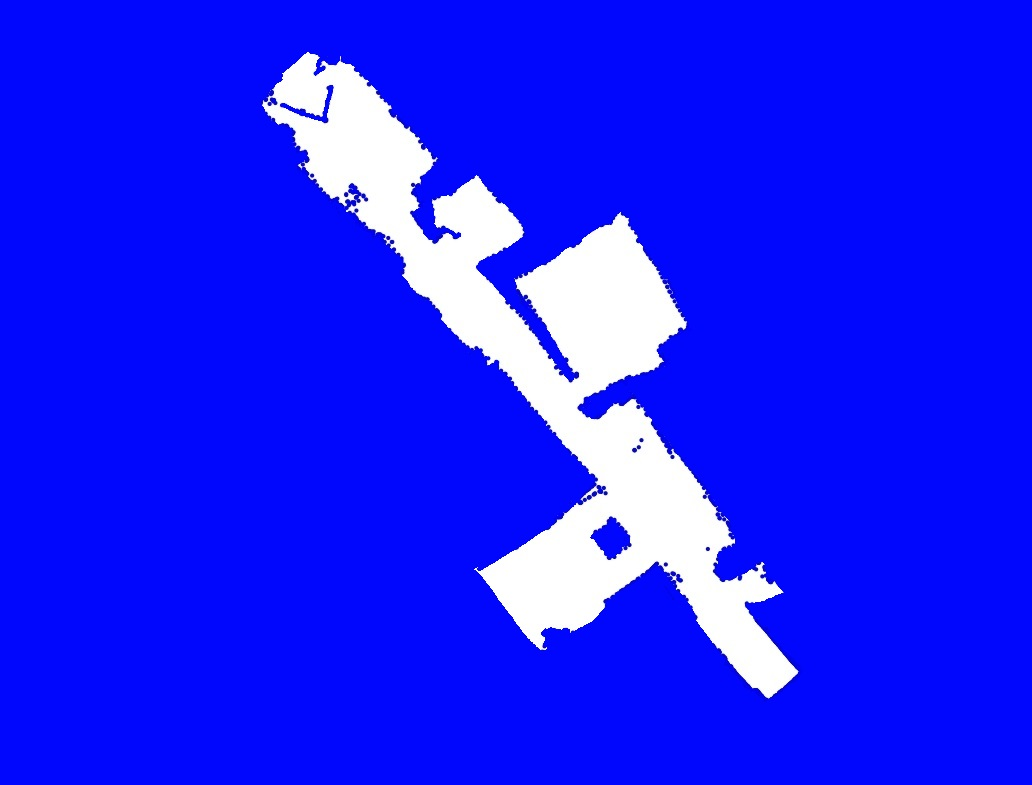
#> input picture Python/ICP/Corrected_optimized_colored.png, 1032 x 785 px, found by its file name
$ python brushfire.py
#> lines starting #> are read from the running program, lines starting #| are printed output that depends on the picture; after the words box and inside, x2 and y2 are one past the last pixel; in counts of white or black regions, pixels touching at a corner belong together
### Python/brushfire/brushfire_metohds.py
import cv2
import numpy

def BrushfireAlgorithmGrayScale(imgPath, intensityChange):
    # Setup images
#> called with intensityChange = 3
    oriImage=cv2.imread(imgPath, cv2.IMREAD_GRAYSCALE) # Read the file
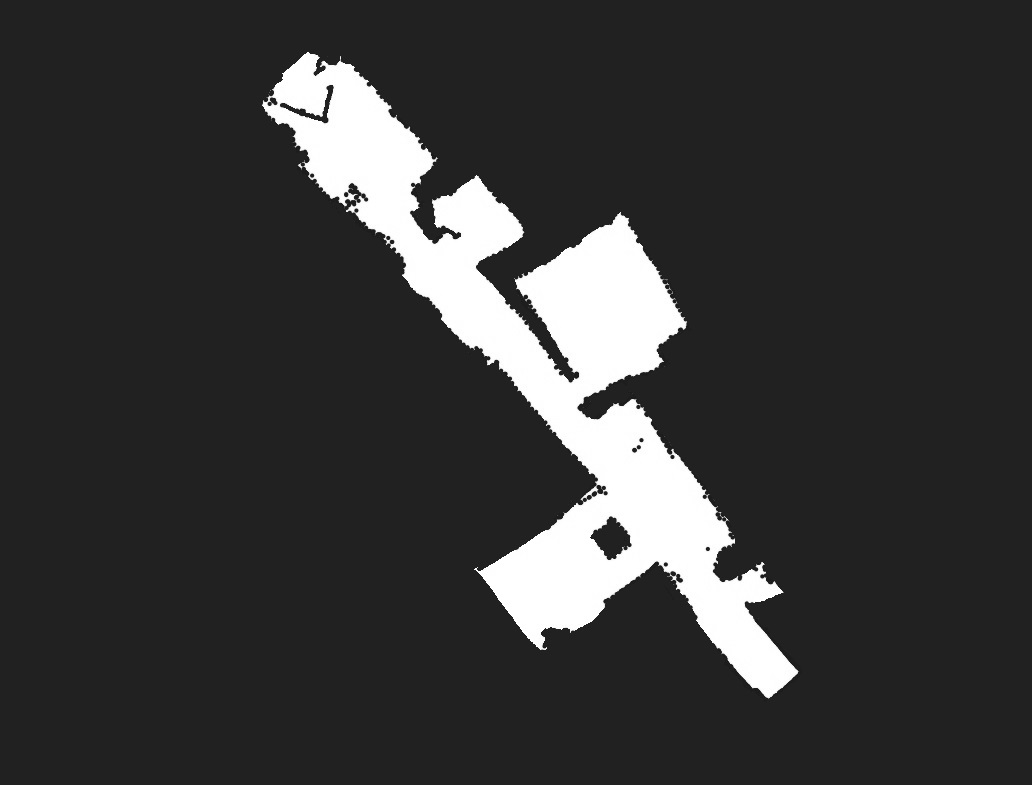
#> oriImage: shape (785, 1032); min 17, max 255, mean 56.3

    image = oriImage.copy()

    # Create multiple images to draw both forward and backwards iteration aswell as the final brushfire image.
    brushfireImage = image.copy()

    # Add variables for reduced namoing in the nested forloops.
    cols, rows = brushfireImage.shape[:2]
#> cols = 785; rows = 1032
    cols = cols - 1
#> cols = 784
    rows = rows - 1
#> rows = 1031

    for i in range(1,cols):
        for j in range(1, rows):
            if brushfireImage[i,j] < 34:
                brushfireImage[i,j] = 0
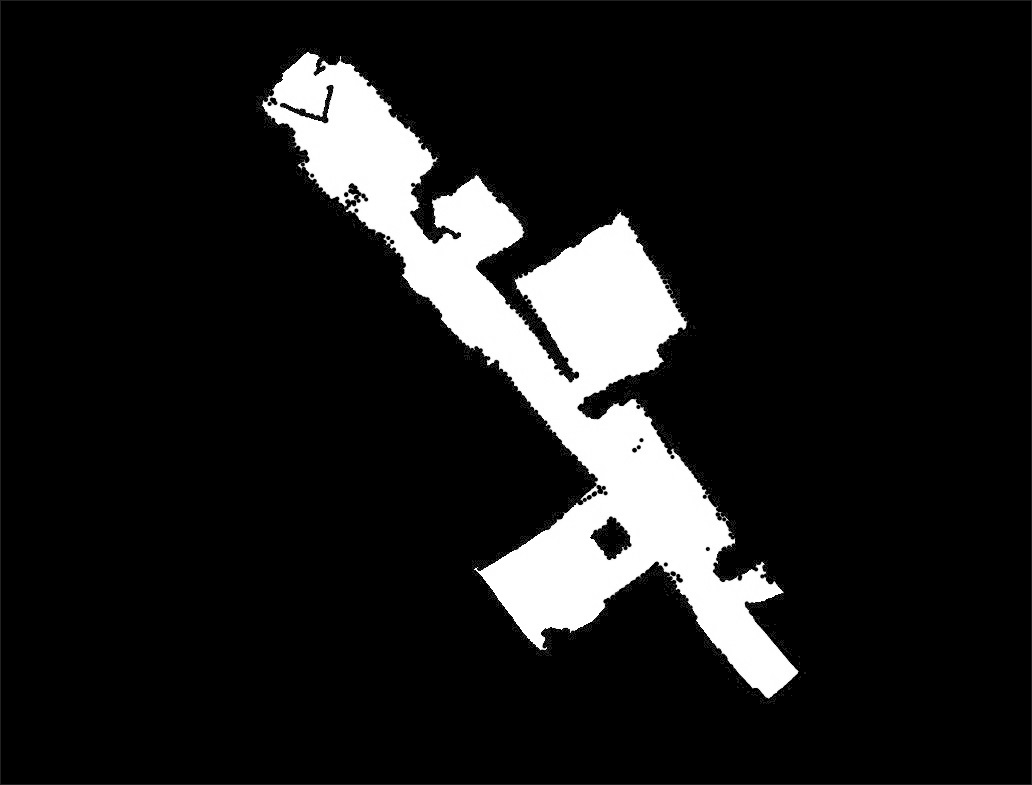
#> brushfireImage: shape (785, 1032); min 0, max 255, mean 27.2

    #// Brushfire image
    for i in range(1,cols):
        for j in range(1, rows):
            left = False
            up = False
            right = False
            down = False
            present_val_fwd = brushfireImage[i,j]
            present_val_bcwd = brushfireImage[cols - i, rows - j]
            left_val = brushfireImage[i - 1,j]
            up_val = brushfireImage[i,j - 1]
            right_val = brushfireImage[cols - i + 1, rows - j]
            down_val = brushfireImage[cols - i, rows - j + 1]

            # Check pixel to the left.
            if present_val_fwd > left_val:
                left = True

            # Check the pixel above
            if present_val_fwd > up_val:
                up = True

            # Determine largest value
            if left and up:
                if left_val > up_val:
                    brushfireImage[i,j] = up_val + intensityChange if up_val + intensityChange <= 255 else 255
                else:
                    brushfireImage[i,j] = left_val + intensityChange if left_val + intensityChange <= 255 else 255
            elif left:
                brushfireImage[i,j] = left_val + intensityChange if left_val + intensityChange <= 255 else 255
            elif up:
                brushfireImage[i,j] = up_val + intensityChange if up_val + intensityChange <= 255 else 255

            # Backwards iteration
            # Check the pixel to the right
            if present_val_bcwd > right_val:
                right = True

            #+ Check the pixel below
            if present_val_bcwd > down_val:
                down = True

            if right and down:
                if right_val > down_val:
                    brushfireImage[cols-i,rows-j] = down_val + intensityChange if down_val + intensityChange <= 255 else 255
                else:
                    brushfireImage[cols-i,rows-j] = right_val + intensityChange if right_val + intensityChange <= 255 else 255
            elif right:
                brushfireImage[cols-i,rows-j] = right_val + intensityChange if right_val + intensityChange <= 255 else 255
            elif down:
                brushfireImage[cols-i,rows-j] = down_val + intensityChange if down_val + intensityChange <= 255 else 255
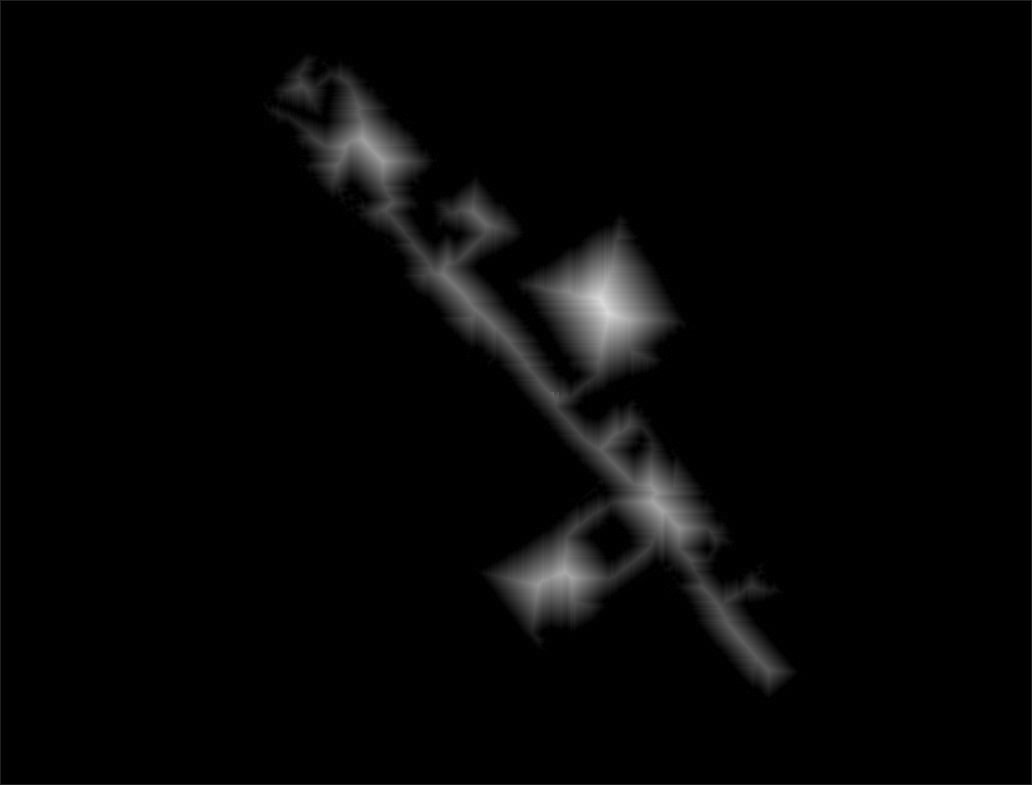
#> brushfireImage: shape (785, 1032); 11.45% of pixels changed, all inside (x1, y1, x2, y2) = (256, 48, 806, 704)

    return brushfireImage

# [42 lines left out: functions workspace, ReduceToLowestResolution, CreateMap, not called in this run]


    #for i in range(cols):
    #    for j in range(rows):

### Python/brushfire/brushfire.py
from matplotlib.pyplot import imshow
from brushfire_metohds import workspace
import brushfire_metohds
import scanner
import cv2
import os
import numpy as np
from numpy.linalg import norm
import math
from dataclasses import dataclass
#C:/Usersemila/Documents/Github/Afgangsprojekt/Python/ICP/Kort.png
#brushfire_img = brushfire_metohds.BrushfireAlgorithmGrayScale('ICP/Corrected_optimized_colored.png', 3)
brushfire_img = brushfire_metohds.BrushfireAlgorithmGrayScale('C:/Users/emila/Documents/Github/Afgangsprojekt/Python/ICP/Corrected_optimized_colored.png', 3)
#brushfire_img = brushfire_metohds.BrushfireAlgorithmGrayScale('ICP/Kort.png', 3)

ori=cv2.imread('C:/Users/emila/Documents/Github/Afgangsprojekt/Python/ICP/Kort.png')
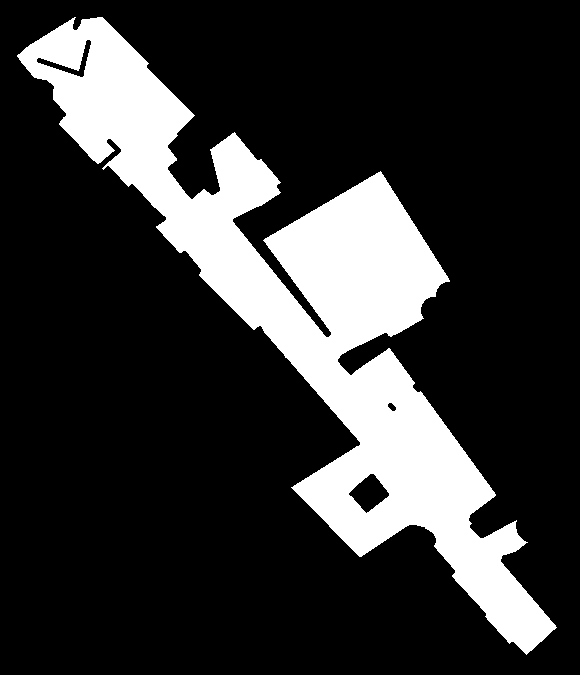
#> input picture Python/ICP/Kort.png, 580 x 675 px, found by its file name
#> ori is the input picture: shape (675, 580, 3); 20.3% white; 1 white region, box (x1, y1, x2, y2) and area: (17, 17, 557, 655) 79625
print(ori.shape)
#| (675, 580, 3)
exit(0)
#> (the program exits here)
